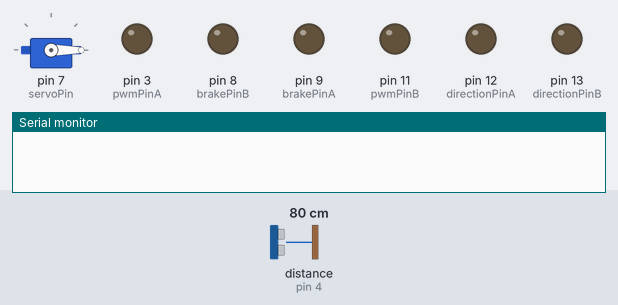
This sketch was run on a simulated Arduino Uno, built with avr-gcc and run on an emulated ATmega328P. On the bench: servo, output pins drawn as LEDs (lit = HIGH), the last lines printed to the serial monitor. Wiring (inferred from the names in the program): ultrasonic range finder: trigger pin 5; echo pin 4. The test bench sets the inputs (shaded band); at power-on: distance to the obstacle (sensor on pin 4) 80 cm. The echo pulse lasts 58.3 µs per cm; pins used as bus, display or sensor lines are not drawn.

Above: at 3.1 s.
4.4 s: distance to the obstacle (sensor on pin 4) set to 299 cm
At 10.1 s:
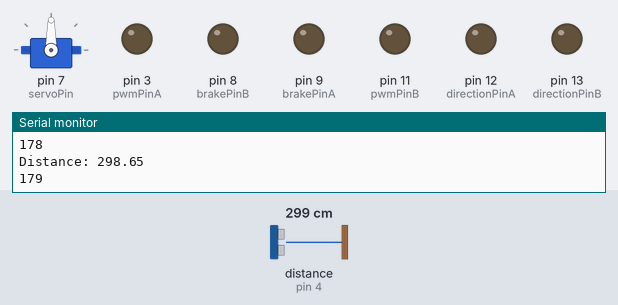
10.4 s: distance to the obstacle (sensor on pin 4) set to 9 cm
13.4 s: distance to the obstacle (sensor on pin 4) set to 250 cm
Timing chart, 0 to 22.4 s (numbered marks = the images above; inputs shaded):
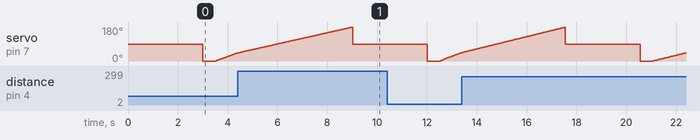

The sketch:

sketchyLidar.ino
```cpp
#include <Servo.h>


Servo myServo;  // create servo object to control a servo
const int servoPin = 7;
const int trigPin = 5;
const int echoPin = 4;

int directionPinA = 12;
int pwmPinA = 3;
int brakePinA = 9;

int directionPinB = 13;
int pwmPinB = 11;
int brakePinB = 8;

float pointCloud[180];

struct visionObj{
  float dist;
  int angle;
  bool isValid = false;
};

visionObj myObjects[30];

float duration, distance;


void setup() {
  myServo.attach(servoPin);  // attaches the servo on pin 7
  myServo.write(90);
  pinMode(trigPin, OUTPUT);
  pinMode(echoPin, INPUT);
  pinMode(directionPinA, OUTPUT);
  pinMode(pwmPinA, OUTPUT);
  pinMode(brakePinA, OUTPUT);
  pinMode(directionPinB, OUTPUT);
  pinMode(pwmPinB, OUTPUT);
  pinMode(brakePinB, OUTPUT);

  Serial.begin(9600);
  pinMode(LED_BUILTIN, OUTPUT);
}

void loop() {
  delay(3000);
  scan();
  objectDetection();
}

void scan(){
  myServo.write(0);
  delay(500);
  for (int i = 0; i<180; i++){
    myServo.write(i);
    delay(15);
    digitalWrite(trigPin, LOW);
	  delayMicroseconds(2);
	  digitalWrite(trigPin, HIGH);
	  delayMicroseconds(10);
	  digitalWrite(trigPin, LOW);
    duration = pulseIn(echoPin, HIGH);
    distance = (duration*.0343)/2;
    Serial.print("Distance: ");
    Serial.println(distance);
    Serial.println(i);

    if (distance > 200){  //Throw out any distance over 2m as innacurate
      pointCloud[i] = NULL;
    } else{
      pointCloud[i] = distance;
    }
  }
  myServo.write(90);

}

void fwd(int dist, int trim){ //Dist in cm
  float distTrim = 1.00;
  digitalWrite(directionPinA, HIGH);
  digitalWrite(directionPinB, HIGH);
  digitalWrite(brakePinA, LOW);
  digitalWrite(brakePinB, LOW);
  if (trim < 0){
    analogWrite(pwmPinA, 100);
    analogWrite(pwmPinB, 100+trim);
  } else{
    analogWrite(pwmPinA, 100-trim);
    analogWrite(pwmPinB, 100);
  }

  delay(dist * distTrim);

  digitalWrite(brakePinA, HIGH);
  digitalWrite(brakePinB, HIGH);
  analogWrite(pwmPinA, 0);
  analogWrite(pwmPinB, 0);
}

void left(int angle, int trim){
  float angleTrim = 1.00;
  digitalWrite(directionPinA, LOW);
  digitalWrite(directionPinB, HIGH);
  digitalWrite(brakePinA, LOW);
  digitalWrite(brakePinB, LOW);

  if (trim < 0){
    analogWrite(pwmPinA, 100);
    analogWrite(pwmPinB, 100+trim);
  } else{
    analogWrite(pwmPinA, 100-trim);
    analogWrite(pwmPinB, 100);
  }

  delay(angle * angleTrim);

  digitalWrite(brakePinA, HIGH);
  digitalWrite(brakePinB, HIGH);
  analogWrite(pwmPinA, 0);
  analogWrite(pwmPinB, 0);
}

void right(int angle, int trim){
  float angleTrim = 1.00;
  digitalWrite(directionPinA, HIGH);
  digitalWrite(directionPinB, LOW);
  digitalWrite(brakePinA, LOW);
  digitalWrite(brakePinB, LOW);

  if (trim < 0){
    analogWrite(pwmPinA, 100);
    analogWrite(pwmPinB, 100+trim);
  } else{
    analogWrite(pwmPinA, 100-trim);
    analogWrite(pwmPinB, 100);
  }

  delay(angle * angleTrim);

  digitalWrite(brakePinA, HIGH);
  digitalWrite(brakePinB, HIGH);
  analogWrite(pwmPinA, 0);
  analogWrite(pwmPinB, 0);
}

void objectDetection(){
  int threshold = 10;  //5cm difference registers as an edge
  int risingEdge[30];
  int countRise = 0;
  int fallingEdge[30];
  int countFall = 0;

  for (int i = 0; i < 30; i++){ //Invalidate past objects
    myObjects[i].isValid = false;
  }

  for (int i = 0; i < 179; i++){  //For each angle detect rising/falling edges (rising is actually when the number gets smaller aka it begins to detect an object)
    if (pointCloud[i]==NULL && pointCloud[i+1] != NULL && countRise==countFall){  //NULL to not NULL
      risingEdge[countRise] = i;
      countRise++;
    }
    else if (pointCloud[i]!=NULL && pointCloud[i+1] == NULL && countRise-1==countFall){ //Not NULL to NULL
      fallingEdge[countFall] = i;
      countFall++;
    }
    else if (pointCloud[i]!=NULL && pointCloud[i+1] != NULL && countRise==countFall){
      if (pointCloud[i]-threshold > pointCloud[i+1]){
        risingEdge[countRise] = i;
        countRise++;
      }
      else if (pointCloud[i]+threshold < pointCloud[i+1] && countRise-1==countFall){
        fallingEdge[countFall] = i;
        countFall++;
      }
    }
  }

  for (int i = 0; i < countRise; i++){
    if (risingEdge[i]!=NULL && fallingEdge[i]!=NULL){
      myObjects[i].angle = int(((fallingEdge[i]-risingEdge[i])/2)+risingEdge[i]); //Middle of the object
      myObjects[i].dist = pointCloud[myObjects[i].angle]; //Distance to the middle of the object
      myObjects[i].isValid = true;
      //Serial.println(myObjects[i].angle);
    }
  }

}
```
